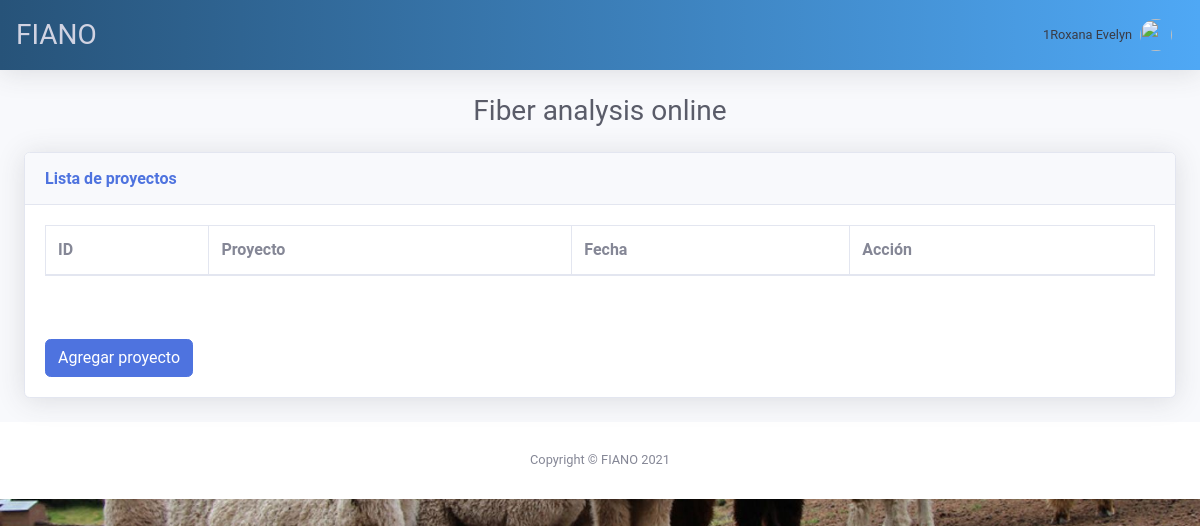
The app's page /list_projects (signed in), older data.
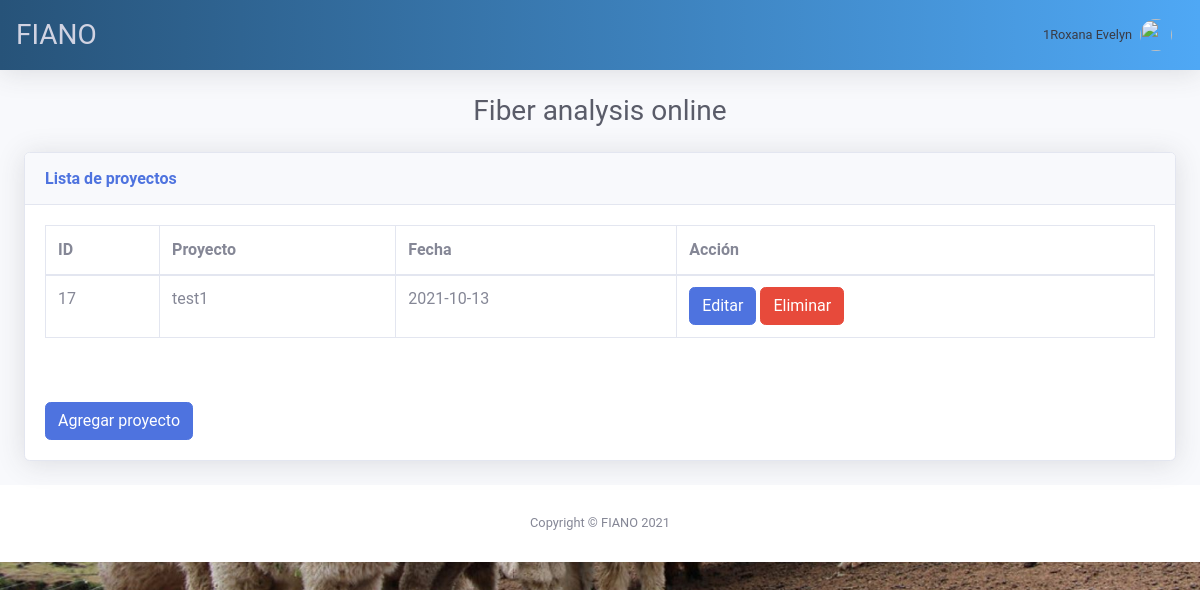
The same page, newer data.
### tables this page shows
CREATE TABLE "User" (
	"idUser"	INTEGER,
	"username"	TEXT,
	"password"	TEXT,
	"first_name"	TEXT,
	"last_name"	TEXT,
	"email"	TEXT,
	PRIMARY KEY("idUser" AUTOINCREMENT)
);

CREATE TABLE "Project" (
	"idProject"	INTEGER,
	"nameproject"	TEXT,
	"dateproject"	TEXT,
	"idUser"	INTEGER,
	PRIMARY KEY("idProject" AUTOINCREMENT)
);

### main.py (the view)
@app.route("/list_projects")
def list_projects():
    with sql.connect("users.db") as con:
        context = dict()
        cur = con.cursor()
        cur.execute(f"select * from User where username = '{session['username']}'")
        user_data = cur.fetchall()
        context['first_name'] = user_data[0][3]
        context['last_name'] = user_data[0][4]
        context['id_user'] = user_data[0][0]
        session['IDUSER'] = user_data[0][0]
        cur.execute(f"SELECT * FROM Project where idUser = {user_data[0][0]}")
        data = cur.fetchall()
        context['data'] = data
        return render_template("project.html", **context)

### templates/project.html (shortened to what this page needs)
{% extends "base.html" %}
{% block content %}
<div class="container-fluid">
  <div class="d-sm-flex align-items-center justify-content-center mb-4">
    <h2 class="h3 mb-0 text-gray-800">Fiber analysis online</h2>
  </div>
  <div class="card shadow mb-4">
    <div class="card-header py-3">
      <h6 class="m-0 font-weight-bold text-primary">Lista de proyectos</h6>
    </div>
      <div class="card-body">
        <div class="table-responsive">
          <table class="table table-bordered" id="dataTable">
            <thead>
              <tr>
                <th>ID</th>
                <th>Proyecto</th>
                <th>Fecha</th>
                <th>Acción</th>
              </tr>
            </thead>
            <tbody>
              <tr>
                {% for row in data %}
                  <tr>
                    <td>{{ row[0] }}</td>
                    <td>{{ row[1] }}</td>
                    <td>{{ row[2] }}</td>
                    <td>
                      <a class="btn btn-primary" href="{{ url_for('editproject', id_project=row[0], name_project=row[1]) }}">
                        Editar
                      </a>
                      <button class="btn btn-danger">Eliminar</button>
                    </td>
                  </tr>
                {% endfor %}
              </tr>
            </tbody>
          </table>
        </div>
        <br><br>
        <button class="btn btn-primary" data-toggle="modal" data-target="#addModal">Agregar proyecto</button>
       </div>
  </div>
</div>
{% endblock %}

### templates/base.html (shortened to what this page needs)
<!DOCTYPE html>
<html lang="en">
<head>
    <link href="{{ url_for('static', filename='css/sb-admin-2.min.css') }}" rel="stylesheet">
    <link href="{{ url_for('static', filename='css/main.css') }}" rel="stylesheet">
</head>
<body id="page-top">
    <div id="wrapper">
        <div id="content-wrapper" class="d-flex flex-column">
            <div id ="content">
                {% include 'head.html' %}
            </div>
            {% block content %}
            {% endblock %}
            <div>
                {% include 'footer.html' %}
            </div>
        </div>
    </div>
</body>
</html>

### templates/head.html (shortened to what this page needs)
<nav class="navbar navbar-expand navbar-light bg-white topbar mb-4 static-top shadow header">
    <h1 class="h3 mb-0 text-gray-400 justify-content-center">FIANO</h1>
    <ul class="navbar-nav ml-auto">
      <li class="nav-item dropdown no-arrow">
        <a class="nav-link dropdown-toggle" href="#" id="userDropdown" role="button" data-toggle="dropdown" aria-haspopup="true" aria-expanded="false">
          <span class="mr-2 d-none d-lg-inline text-gray-900 small">{{id_user}}{{ first_name }} {{last_name}}</span>
          <img class="img-profile rounded-circle" src="https://source.unsplash.com/QAB-WJcbgJk/60x60">
        </a>
      </li>
    </ul>
  </nav>

### templates/footer.html
<footer class="sticky-footer bg-white">
    <div class="container my-auto">
      <div class="copyright text-center my-auto">
        <span>Copyright &copy; FIANO 2021</span>
      </div>
    </div>
  </footer>

### static/css/main.css (style rules this page uses)
html, body { background: #fafafa; background-image: url("../img/imagen.png"); background-size: 100%; height: 100%; width: 100%; font-family: 'Roboto', sans-serif; }
.header { background: linear-gradient(to right, #275379, #4FA8F5); }
.container { margin-top: 100px; margin-bottom: 100px; }

Row changes from the older to the newer data that the page shows:
added Project: idProject "17", nameproject "test1", dateproject "2021-10-13"
